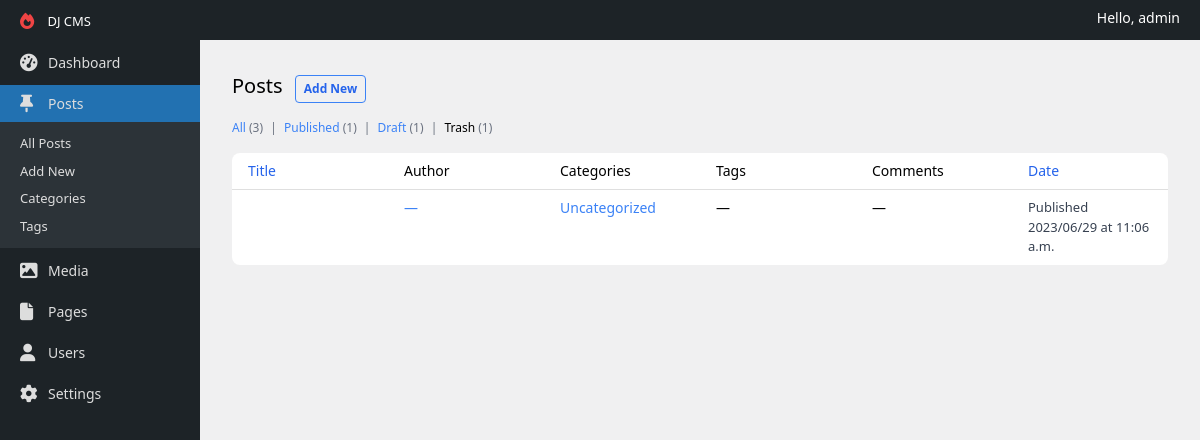
/post/edit/?post_status=published (signed in), run on the app's committed database.
### apps/accounts/models.py (models this page shows)
class User(AbstractUser):
    class Roles(models.TextChoices):
        AUTHOR = 'author'
        EDITOR = 'editor'
    role = models.CharField(max_length=60, choices=Roles.choices, null=True, blank=True)

### apps/content/models.py (models this page shows, shortened)
class StatusMixin(models.Model):
    is_draft = models.BooleanField(default=True)
    is_trash = models.BooleanField(default=False)
    class Meta:
        abstract = True

class Post(SeoMeta, StatusMixin):
    created_at = models.DateTimeField(auto_now_add=True)
    content = models.TextField(null=True, blank=True)
    excerpt = models.TextField(null=True, blank=True)
    categories = models.ManyToManyField(to=Category, blank=True)
    slug = models.SlugField(blank=True, unique=True)
    updated_at = models.DateTimeField(auto_now=True)

### apps/dashboard/views.py (the view)
# urls.py: path('post/edit/', AllPostsView.as_view(), name='edit_post_select'),
class AllPostsView(AllContentView):
    model_class: Type[Model] = Post
    title: str = 'Posts'
    def content_context(self) -> AllContentViewContext:
        return AllContentViewContext(
            new_content_url=reverse('new_post'),
            edit_content_select=reverse('edit_post_select'),
            reverse_content_edit_name='edit_post'
        )

### apps/content/utils/contents.py (called while the page is built)
    def get_published_posts(self) -> QuerySet:
        if self.user.is_superuser:
            return self.model_class.objects.filter(is_trash=False, is_draft=False)
        return self.user.objects.filter(author=self.user, is_trash=False, is_draft=False)

    def get_posts_queryset(self, post_status: str) -> Union[QuerySet, None]:
        status_methods = {
            'all': self.get_all_posts,
            'published': self.get_published_posts,
            'draft': self.get_draft_posts,
            'trash': self.get_trash_posts
        }
        posts = status_methods.get(post_status, None)
        if posts:
            return posts()
        return None

    def posts_count_by_status(self) -> dict:
        queryset = self.model_class.objects
        if not self.user.is_superuser:
            queryset = queryset.filter(author=self.user)
        return {
            'all_posts_count': queryset.count(),
            'published_posts_count': queryset.filter(is_draft=False, is_trash=False).count(),
            'draft_posts_count': queryset.filter(is_draft=True, is_trash=False).count(),
            'trash_posts_count': queryset.filter(is_trash=True).count()
        }

### apps/dashboard/permissions.py (called while the page is built)
    def dispatch(self, request, *args, **kwargs):
        if not self.has_permission(request):
            return self.handle_no_permission()
        return super().dispatch(request, *args, **kwargs)

    def has_permission(self, request) -> bool:
        if request.user.is_superuser:
            return True
        return request.user.is_authenticated and request.user.role in self.allowed_roles

### apps/dashboard/templatetags/utils.py (called while the page is built)
@register.simple_tag(takes_context=True)
def should_expand_menu(context, menu_name) -> bool:
    current_url_name = context.request.resolver_match.url_name
    sub_menus = sidebar_menus.get(menu_name)
    if sub_menus:
        for sub_menu in sub_menus:
            if sub_menu == current_url_name:
                return True
    return False

### apps/dashboard/views.py (called while the page is built)
    def get_queryset(self) -> QuerySet:
        post_status = self.request.GET.get('post_status', 'all')
        if not self.model_class:
            raise Exception('Please provide compatible model class')
        self.content_query = ContentQuery(self.model_class, self.request.user)
        queryset = self.content_query.get_posts_queryset(post_status)
        if queryset is None:
            raise Http404()
        return queryset.order_by('-pk')

### templates/all-posts.html (shortened to what this page needs)
{% extends 'layouts/default.html' %}
{% block content %}
    <div class="p-8">
        <div>
            <h1 class="inline-block text-xl">{{ title }}</h1>
            <a href="{{ new_content_url }}"
               class="inline-block border rounded border-blue-500 px-2 py-1 mx-2 text-[12px] text-blue-600 font-semibold">Add
                New
            </a>
        </div>
        <div class="text-[12px] mt-4">
            <a href="{{ edit_content_select }}" class="text-blue-500">
                All <span class="text-gray-500">({{ all_posts_count }})</span>
            </a>
            <span class="mx-1 text-gray-500">|</span>
            <a href="{{ edit_content_select }}?post_status=published" class="text-blue-500">
                Published <span class="text-gray-500">({{ published_posts_count }})</span>
            </a>
            <span class="mx-1 text-gray-500">|</span>
            <a href="{{ edit_content_select }}?post_status=draft" class="text-blue-500">
                Draft <span class="text-gray-500">({{ draft_posts_count }})</span>
            </a>
            <span class="mx-1 text-gray-500">|</span>
            <a href="{{ edit_content_select }}?post_status=trash" class="text-black font-medium">
                Trash <span class="text-gray-500">({{ trash_posts_count }})</span>
            </a>
        </div>
        <table class="w-full bg-white rounded-lg mt-4">
            <thead class="border-b border-[#dfdfdf]">
            <tr class="text-sm">
                <th class="font-normal text-blue-600 py-2 text-start px-4">Title</th>
                <th class="font-normal w-1/6 text-start px-4 hidden sm:table-cell">Author</th>
                <th class="font-normal w-1/6 text-start px-4 hidden md:table-cell">Categories</th>
                <th class="font-normal w-1/6 text-start px-4 hidden md:table-cell">Tags</th>
                <th class="font-normal w-1/6 text-start px-4 hidden lg:table-cell">Comments</th>
                <th class="font-normal text-blue-600 py-2 w-1/6 text-start px-4 hidden lg:table-cell">Date</th>
            </tr>
            </thead>
            <tbody>
            {% for post in page_obj %}
                <tr class="group">
                    <td class="px-4 align-top text-sm py-2">
                    </td>
                    <td class="px-4 align-top text-sm w-1/6 py-2 hidden sm:table-cell">
                        <a href="#" class="text-blue-500">
                            {% if post.author %}
                                {{ post.author }}
                            {% else %}
                                —
                            {% endif %}
                        </a>
                    </td>
                    <td class="px-4 align-top text-sm w-1/6 py-2 hidden md:table-cell">
                        <a href="#" class="text-blue-500">Uncategorized</a>
                    </td>
                    <td class="px-4 align-top text-sm w-1/6 py-2 hidden md:table-cell">
                        —
                    </td>
                    <td class="px-4 align-top text-sm w-1/6 py-2 hidden lg:table-cell">
                        —
                    </td>
                    <td class="px-4 align-top text-[13px] text-gray-700 w-1/6 py-2 hidden lg:table-cell">
                        <span class="block">
                            {% if post.is_draft %}
                                Last Modified
                            {% else %}
                                Published
                            {% endif %}
                        </span>
                        <span class="block">{{ post.created_at|date:"Y/m/d" }} at {{ post.created_at|date:"h:m a" }}</span>
                    </td>
                </tr>
            {% endfor %}
            </tbody>
        </table>
    </div>
{% endblock %}

### templates/layouts/default.html (shortened to what this page needs)
{% load static %}
<!DOCTYPE html>
<html lang="en">
<head>
    <link rel="stylesheet" href="{% static 'css/main.css' %}">
    <link rel="stylesheet" href="https://cdnjs.cloudflare.com/ajax/libs/font-awesome/6.4.0/css/all.min.css"
/>
</head>
<body>
<div class="grid grid-rows-[auto_1fr] h-screen">
    <header class="bg-[#1d2327] text-white px-[20px] py-2 flex justify-between">
        <div>
            <a href="{% url 'dashboard' %}" class="mr-auto text-[13px]">
                DJ CMS
            </a>
        </div>
        <span class="text-sm">
            Hello, {{ request.user }}
        </span>
    </header>
    <div class="grid grid-cols-[200px_1fr] h-full">
        {% include 'components/sidebar.html' %}
        <main class="overflow-y-auto">
            {% block content %}
            {% endblock %}
        </main>
    </div>
</div>
</body>
</html>

### public/css/main.css (style rules this page uses)
html { line-height: 1.5; -webkit-text-size-adjust: 100%; -moz-tab-size: 4; -o-tab-size: 4; tab-size: 4; font-family: ui-sans-serif, system-ui, -apple-system, BlinkMacSystemFont, "Segoe UI", Roboto, "Helvetica Neue", Arial, "Noto Sans", sans-serif, "Apple Color Emoji", "Segoe UI Emoji", "Segoe UI Symbol", "Noto Color Emoji"; font-feature-settings: normal; font-variation-settings: normal; }
body { margin: 0; line-height: inherit; }
h1, h2, h3, h4, h5, h6 { font-size: inherit; font-weight: inherit; }
a { color: inherit; text-decoration: inherit; }
table { text-indent: 0; border-color: inherit; border-collapse: collapse; }
blockquote, dl, dd, h1, h2, h3, h4, h5, h6, hr, figure, p, pre { margin: 0; }
html { background-color: #f0f0f1; }
.mx-2 { margin-left: 0.5rem; margin-right: 0.5rem; }
.mx-1 { margin-left: 0.25rem; margin-right: 0.25rem; }
.mr-auto { margin-right: auto; }
.mt-4 { margin-top: 1rem; }
.block { display: block; }
.inline-block { display: inline-block; }
.flex { display: flex; }
.grid { display: grid; }
.hidden { display: none; }
.h-full { height: 100%; }
.h-screen { height: 100vh; }
.w-1\/6 { width: 16.666667%; }
.w-full { width: 100%; }
.grid-cols-\[200px_1fr\] { grid-template-columns: 200px 1fr; }
.grid-rows-\[auto_1fr\] { grid-template-rows: auto 1fr; }
.justify-between { justify-content: space-between; }
.overflow-y-auto { overflow-y: auto; }
.rounded { border-radius: 0.25rem; }
.rounded-lg { border-radius: 0.5rem; }
.border { border-width: 1px; }
.border-b { border-bottom-width: 1px; }
.border-\[\#dfdfdf\] { --tw-border-opacity: 1; border-color: rgb(223 223 223 / var(--tw-border-opacity)); }
.border-blue-500 { --tw-border-opacity: 1; border-color: rgb(59 130 246 / var(--tw-border-opacity)); }
.bg-\[\#1d2327\] { --tw-bg-opacity: 1; background-color: rgb(29 35 39 / var(--tw-bg-opacity)); }
.bg-white { --tw-bg-opacity: 1; background-color: rgb(255 255 255 / var(--tw-bg-opacity)); }
.p-8 { padding: 2rem; }
.px-2 { padding-left: 0.5rem; padding-right: 0.5rem; }
.px-4 { padding-left: 1rem; padding-right: 1rem; }
.px-\[20px\] { padding-left: 20px; padding-right: 20px; }
.py-1 { padding-top: 0.25rem; padding-bottom: 0.25rem; }
.py-2 { padding-top: 0.5rem; padding-bottom: 0.5rem; }
.text-start { text-align: start; }
.align-top { vertical-align: top; }
.text-\[12px\] { font-size: 12px; }
.text-\[13px\] { font-size: 13px; }
.text-sm { font-size: 0.875rem; line-height: 1.25rem; }
.text-xl { font-size: 1.25rem; line-height: 1.75rem; }
.font-medium { font-weight: 500; }
.font-normal { font-weight: 400; }
.font-semibold { font-weight: 600; }
.text-blue-500 { --tw-text-opacity: 1; color: rgb(59 130 246 / var(--tw-text-opacity)); }
.text-blue-600 { --tw-text-opacity: 1; color: rgb(37 99 235 / var(--tw-text-opacity)); }
.text-gray-500 { --tw-text-opacity: 1; color: rgb(107 114 128 / var(--tw-text-opacity)); }
.text-gray-700 { --tw-text-opacity: 1; color: rgb(55 65 81 / var(--tw-text-opacity)); }
.text-white { --tw-text-opacity: 1; color: rgb(255 255 255 / var(--tw-text-opacity)); }
.text-black { --tw-text-opacity: 1; color: rgb(0 0 0 / var(--tw-text-opacity)); }
@media (min-width: 640px) { .sm\:table-cell { display: table-cell; } }
@media (min-width: 768px) { .md\:table-cell { display: table-cell; } }
@media (min-width: 1024px) { .lg\:table-cell { display: table-cell; } }

### data on the page
User: user "admin"
Post: is_draft "Published", created_at "2023/06/29", created_at "11:06 a.m."

### other printed values
{{ title }} "Posts"
{{ all_posts_count }} "3"
{{ published_posts_count }} "1"
{{ draft_posts_count }} "1"
{{ trash_posts_count }} "1"
